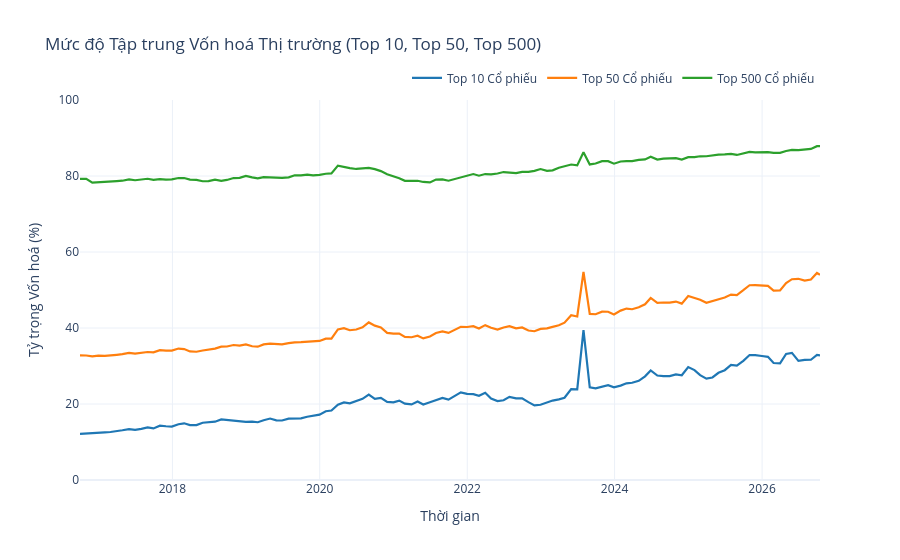

This figure's notebook cell:
### Code cell
fig3 = go.Figure()
fig3.add_trace(go.Scatter(
    x=df_conc['date'],
    y=df_conc['top10_share_pct'],
    name='Top 10 Cổ phiếu',
    line=dict(color='#1f77b4', width=2.2)
))
fig3.add_trace(go.Scatter(
    x=df_conc['date'],
    y=df_conc['top50_share_pct'],
    name='Top 50 Cổ phiếu',
    line=dict(color='#ff7f0e', width=2.2)
))
fig3.add_trace(go.Scatter(
    x=df_conc['date'],
    y=df_conc['top500_share_pct'],
    name='Top 500 Cổ phiếu',
    line=dict(color='#2ca02c', width=2.2)
))
fig3.update_layout(
    title='Mức độ Tập trung Vốn hoá Thị trường (Top 10, Top 50, Top 500)',
    xaxis_title='Thời gian',
    yaxis_title='Tỷ trọng Vốn hoá (%)',
    yaxis=dict(range=[0, 100]),
    template='plotly_white',
    hovermode='x unified',
    legend=dict(orientation='h', yanchor='bottom', y=1.02, xanchor='right', x=1)
)
fig3.show()
